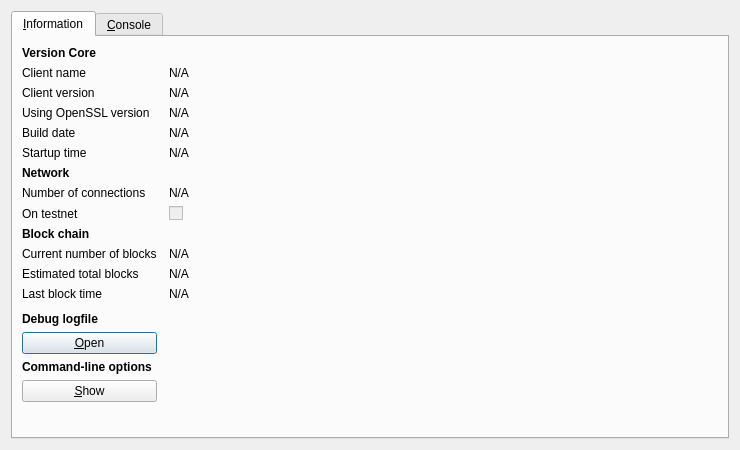
<?xml version="1.0" encoding="UTF-8"?>
<ui version="4.0">
 <class>RPCConsole</class>
 <widget class="QDialog" name="RPCConsole">
  <property name="geometry">
   <rect>
    <x>0</x>
    <y>0</y>
    <width>740</width>
    <height>450</height>
   </rect>
  </property>
  <property name="windowTitle">
   <string>Version debug window</string>
  </property>
  <layout class="QVBoxLayout" name="verticalLayout_2">
   <item>
    <widget class="QTabWidget" name="tabWidget">
     <property name="currentIndex">
      <number>0</number>
     </property>
     <widget class="QWidget" name="tab_info">
      <attribute name="title">
       <string>&amp;Information</string>
      </attribute>
      <layout class="QGridLayout" name="gridLayout" columnstretch="0,1">
       <property name="horizontalSpacing">
        <number>12</number>
       </property>
       <item row="0" column="0">
        <widget class="QLabel" name="label_9">
         <property name="font">
          <font>
           <weight>75</weight>
           <bold>true</bold>
          </font>
         </property>
         <property name="text">
          <string>Version Core</string>
         </property>
        </widget>
       </item>
       <item row="1" column="0">
        <widget class="QLabel" name="label_5">
         <property name="text">
          <string>Client name</string>
         </property>
        </widget>
       </item>
       <item row="1" column="1">
        <widget class="QLabel" name="clientName">
         <property name="cursor">
          <cursorShape>IBeamCursor</cursorShape>
         </property>
         <property name="text">
          <string>N/A</string>
         </property>
         <property name="textFormat">
          <enum>Qt::PlainText</enum>
         </property>
         <property name="textInteractionFlags">
          <set>Qt::LinksAccessibleByMouse|Qt::TextSelectableByKeyboard|Qt::TextSelectableByMouse</set>
         </property>
        </widget>
       </item>
       <item row="2" column="0">
        <widget class="QLabel" name="label_6">
         <property name="text">
          <string>Client version</string>
         </property>
        </widget>
       </item>
       <item row="2" column="1">
        <widget class="QLabel" name="clientVersion">
         <property name="cursor">
          <cursorShape>IBeamCursor</cursorShape>
         </property>
         <property name="text">
          <string>N/A</string>
         </property>
         <property name="textFormat">
          <enum>Qt::PlainText</enum>
         </property>
         <property name="textInteractionFlags">
          <set>Qt::LinksAccessibleByMouse|Qt::TextSelectableByKeyboard|Qt::TextSelectableByMouse</set>
         </property>
        </widget>
       </item>
       <item row="3" column="0">
        <widget class="QLabel" name="label_14">
         <property name="text">
          <string>Using OpenSSL version</string>
         </property>
        </widget>
       </item>
       <item row="3" column="1">
        <widget class="QLabel" name="openSSLVersion">
         <property name="cursor">
          <cursorShape>IBeamCursor</cursorShape>
         </property>
         <property name="text">
          <string>N/A</string>
         </property>
         <property name="textFormat">
          <enum>Qt::PlainText</enum>
         </property>
         <property name="textInteractionFlags">
          <set>Qt::LinksAccessibleByMouse|Qt::TextSelectableByKeyboard|Qt::TextSelectableByMouse</set>
         </property>
        </widget>
       </item>
       <item row="4" column="0">
        <widget class="QLabel" name="label_12">
         <property name="text">
          <string>Build date</string>
         </property>
        </widget>
       </item>
       <item row="4" column="1">
        <widget class="QLabel" name="buildDate">
         <property name="cursor">
          <cursorShape>IBeamCursor</cursorShape>	   
         </property>
         <property name="text">
          <string>N/A</string>
         </property>
         <property name="textFormat">
          <enum>Qt::PlainText</enum>
         </property>
         <property name="textInteractionFlags">
          <set>Qt::LinksAccessibleByMouse|Qt::TextSelectableByKeyboard|Qt::TextSelectableByMouse</set>
         </property>
        </widget>
       </item>
       <item row="5" column="0">
        <widget class="QLabel" name="label_13">
         <property name="text">
          <string>Startup time</string>
         </property>
        </widget>
       </item>
       <item row="5" column="1">
        <widget class="QLabel" name="startupTime">
         <property name="cursor">
          <cursorShape>IBeamCursor</cursorShape>
         </property>
         <property name="text">
          <string>N/A</string>
         </property>
         <property name="textFormat">
          <enum>Qt::PlainText</enum>
         </property>
         <property name="textInteractionFlags">
          <set>Qt::LinksAccessibleByMouse|Qt::TextSelectableByKeyboard|Qt::TextSelectableByMouse</set>
         </property>
        </widget>
       </item>
       <item row="6" column="0">
        <widget class="QLabel" name="label_11">
         <property name="font">
          <font>
           <weight>75</weight>
           <bold>true</bold>
          </font>
         </property>
         <property name="text">
          <string>Network</string>
         </property>
        </widget>
       </item>
       <item row="7" column="0">
        <widget class="QLabel" name="label_7">
         <property name="text">
          <string>Number of connections</string>
         </property>
        </widget>
       </item>
       <item row="7" column="1">
        <widget class="QLabel" name="numberOfConnections">
         <property name="cursor">
          <cursorShape>IBeamCursor</cursorShape>
         </property>
         <property name="text">
          <string>N/A</string>
         </property>
         <property name="textFormat">
          <enum>Qt::PlainText</enum>
         </property>
         <property name="textInteractionFlags">
          <set>Qt::LinksAccessibleByMouse|Qt::TextSelectableByKeyboard|Qt::TextSelectableByMouse</set>
         </property>
        </widget>
       </item>
       <item row="8" column="0">
        <widget class="QLabel" name="label_8">
         <property name="text">
          <string>On testnet</string>
         </property>
        </widget>
       </item>
       <item row="8" column="1">
        <widget class="QCheckBox" name="isTestNet">
         <property name="enabled">
          <bool>false</bool>
         </property>
         <property name="text">
          <string/>
         </property>
        </widget>
       </item>
       <item row="9" column="0">
        <widget class="QLabel" name="label_10">
         <property name="font">
          <font>
           <weight>75</weight>
           <bold>true</bold>
          </font>
         </property>
         <property name="text">
          <string>Block chain</string>
         </property>
        </widget>
       </item>
       <item row="10" column="0">
        <widget class="QLabel" name="label_3">
         <property name="text">
          <string>Current number of blocks</string>
         </property>
        </widget>
       </item>
       <item row="10" column="1">
        <widget class="QLabel" name="numberOfBlocks">
         <property name="cursor">
          <cursorShape>IBeamCursor</cursorShape>
         </property>
         <property name="text">
          <string>N/A</string>
         </property>
         <property name="textFormat">
          <enum>Qt::PlainText</enum>
         </property>
         <property name="textInteractionFlags">
          <set>Qt::LinksAccessibleByMouse|Qt::TextSelectableByKeyboard|Qt::TextSelectableByMouse</set>
         </property>
        </widget>
       </item>
       <item row="11" column="0">
        <widget class="QLabel" name="label_4">
         <property name="text">
          <string>Estimated total blocks</string>
         </property>
        </widget>
       </item>
       <item row="11" column="1">
        <widget class="QLabel" name="totalBlocks">
         <property name="cursor">
          <cursorShape>IBeamCursor</cursorShape>
         </property>
         <property name="text">
          <string>N/A</string>
         </property>
         <property name="textFormat">
          <enum>Qt::PlainText</enum>
         </property>
         <property name="textInteractionFlags">
          <set>Qt::LinksAccessibleByMouse|Qt::TextSelectableByKeyboard|Qt::TextSelectableByMouse</set>
         </property>
        </widget>
       </item>
       <item row="12" column="0">
        <widget class="QLabel" name="label_2">
         <property name="text">
          <string>Last block time</string>
         </property>
        </widget>
       </item>
       <item row="12" column="1">
        <widget class="QLabel" name="lastBlockTime">
         <property name="cursor">
          <cursorShape>IBeamCursor</cursorShape>
         </property>
         <property name="text">
          <string>N/A</string>
         </property>
         <property name="textFormat">
          <enum>Qt::PlainText</enum>
         </property>
         <property name="textInteractionFlags">
          <set>Qt::LinksAccessibleByMouse|Qt::TextSelectableByKeyboard|Qt::TextSelectableByMouse</set>
         </property>
        </widget>
       </item>
       <item row="13" column="0">
        <spacer name="verticalSpacer_2">
         <property name="orientation">
          <enum>Qt::Vertical</enum>
         </property>
         <property name="sizeHint" stdset="0">
          <size>
           <width>20</width>
           <height>20</height>
          </size>
         </property>
        </spacer>
       </item>
       <item row="14" column="0">
        <widget class="QLabel" name="labelDebugLogfile">
         <property name="font">
          <font>
           <weight>75</weight>
           <bold>true</bold>
          </font>
         </property>
         <property name="text">
          <string>Debug logfile</string>
         </property>
        </widget>
       </item>
       <item row="15" column="0">
        <widget class="QPushButton" name="openDebugLogfileButton">
         <property name="toolTip">
          <string>Open the Version debug logfile from the current data directory. This can take a few seconds for large logfiles.</string>
         </property>
         <property name="text">
          <string>&amp;Open</string>
         </property>
        </widget>
       </item>
       <item row="16" column="0">
        <widget class="QLabel" name="labelCLOptions">
         <property name="font">
          <font>
           <weight>75</weight>
           <bold>true</bold>
          </font>
         </property>
         <property name="text">
          <string>Command-line options</string>
         </property>
        </widget>
       </item>
       <item row="17" column="0">
        <widget class="QPushButton" name="showCLOptionsButton">
         <property name="toolTip">
          <string>Show the Version-Qt help message to get a list with possible Version command-line options.</string>
         </property>
         <property name="text">
          <string>&amp;Show</string>
         </property>
        </widget>
       </item>
       <item row="18" column="0">
        <spacer name="verticalSpacer">
         <property name="orientation">
          <enum>Qt::Vertical</enum>
         </property>
         <property name="sizeHint" stdset="0">
          <size>
           <width>20</width>
           <height>40</height>
          </size>
         </property>
        </spacer>
       </item>
      </layout>
     </widget>
     <widget class="QWidget" name="tab_console">
      <attribute name="title">
      <string>&amp;Console</string>
      </attribute>
      <layout class="QVBoxLayout" name="verticalLayout_3">
       <property name="spacing">
        <number>3</number>
       </property>
       <item>
        <widget class="QTextEdit" name="messagesWidget">
         <property name="minimumSize">
          <size>
           <width>0</width>
           <height>100</height>
          </size>
         </property>
         <property name="readOnly">
          <bool>true</bool>
         </property>
         <property name="tabKeyNavigation" stdset="0">
          <bool>false</bool>
         </property>
         <property name="columnCount" stdset="0">
          <number>2</number>
         </property>
         <attribute name="horizontalHeaderVisible">
          <bool>false</bool>
         </attribute>
         <attribute name="verticalHeaderVisible">
          <bool>false</bool>
         </attribute>
         <column/>
         <column/>
        </widget>
       </item>
       <item>
        <layout class="QHBoxLayout" name="horizontalLayout">
         <property name="spacing">
          <number>3</number>
         </property>
         <item>
          <widget class="QLabel" name="label">
           <property name="text">
            <string notr="true">&gt;</string>
           </property>
          </widget>
         </item>
         <item>
          <widget class="QLineEdit" name="lineEdit"/>
         </item>
         <item>
          <widget class="QPushButton" name="clearButton">
           <property name="maximumSize">
            <size>
             <width>24</width>
             <height>24</height>
            </size>
           </property>
           <property name="toolTip">
            <string>Clear console</string>
           </property>
           <property name="text">
            <string/>
           </property>
           <property name="icon">
            <iconset resource="../bitcoin.qrc">
             <normaloff>:/icons/remove</normaloff>:/icons/remove</iconset>
           </property>
           <property name="shortcut">
            <string notr="true">Ctrl+L</string>
           </property>
           <property name="autoDefault">
            <bool>false</bool>
           </property>
          </widget>
         </item>
        </layout>
       </item>
      </layout>
     </widget>
    </widget>
   </item>
  </layout>
 </widget>
 <resources>
  <include location="../bitcoin.qrc"/>
 </resources>
 <connections/>
</ui>
